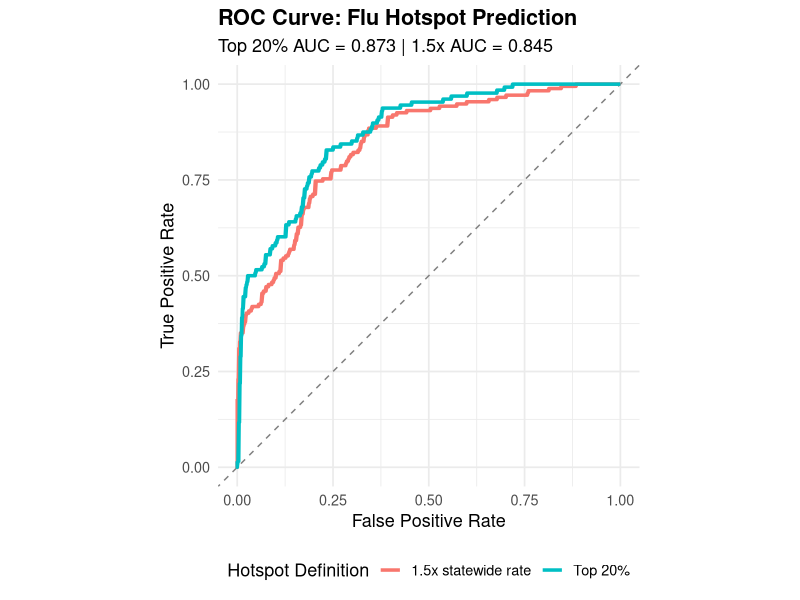

Write the R code that produced this figure.
suppressPackageStartupMessages({
  library(tidyverse)
  library(pROC)
})

dir.create("figures", showWarnings = FALSE)

data <- read_csv("derived_data/hotspot_results.csv", show_col_types = FALSE)

roc_top20 <- roc(
  data$actual_hotspot_top20,
  data$predicted_rate
)

roc_15x <- roc(
  data$actual_hotspot_15x,
  data$predicted_rate
)

auc_top20 <- round(auc(roc_top20), 3)
auc_15x <- round(auc(roc_15x), 3)

roc_df <- bind_rows(
  tibble(
    fpr = 1 - roc_top20$specificities,
    tpr = roc_top20$sensitivities,
    model = "Top 20%"
  ),
  tibble(
    fpr = 1 - roc_15x$specificities,
    tpr = roc_15x$sensitivities,
    model = "1.5x statewide rate"
  )
)

roc_plot <- ggplot(roc_df, aes(x = fpr, y = tpr, color = model)) +
  geom_abline(linetype = "dashed", color = "gray50") +
  geom_line(linewidth = 1.2) +
  coord_equal() +
  labs(
    title = "ROC Curve: Flu Hotspot Prediction",
    subtitle = paste0(
      "Top 20% AUC = ", auc_top20,
      " | 1.5x AUC = ", auc_15x
    ),
    x = "False Positive Rate",
    y = "True Positive Rate",
    color = "Hotspot Definition"
  ) +
  theme_minimal(base_size = 13) +
  theme(
    plot.title = element_text(face = "bold"),
    legend.position = "bottom"
  )

ggsave("figures/roc_curve.png", roc_plot, width = 7, height = 5, dpi = 300)

auc_table <- tibble(
  hotspot_definition = c("Top 20%", "1.5x statewide rate"),
  auc = c(as.numeric(auc_top20), as.numeric(auc_15x))
)

write_csv(auc_table, "derived_data/auc_results.csv")
